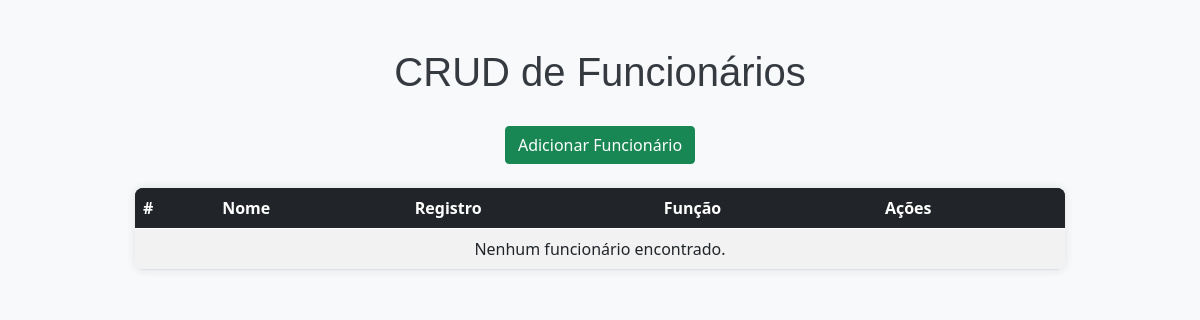
Page /indexFuncionarios/ on the earlier database version.
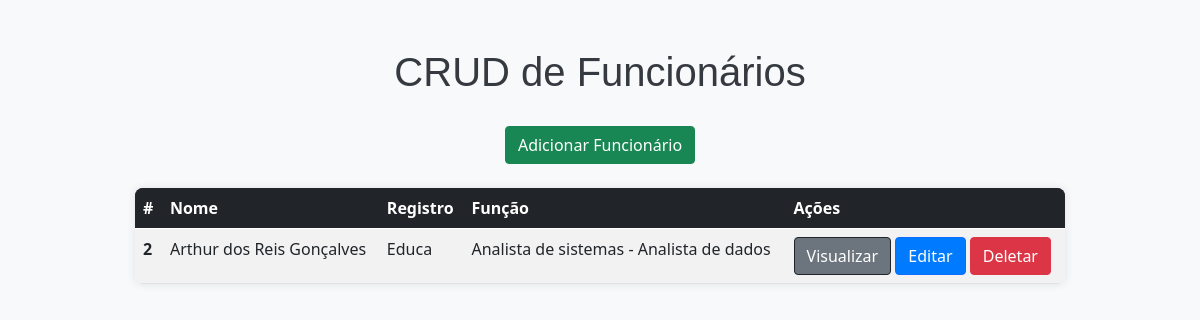
Same page on the later database version.
### app/models.py (models this page shows, shortened)
class Funcionarios(models.Model):
    cpf_validator = RegexValidator(
        r'^\d{11}$',  # Permite apenas 11 dígitos
        'O CPF deve ter 11 dígitos numéricos.'
    )
    nome = models.CharField(max_length=150)
    registro = models.CharField(max_length=50)
    funcao = models.CharField(max_length=100)
    data_nascimento = models.DateField()
    data_admissao = models.DateField()
    cpf = models.CharField(max_length=11, validators=[cpf_validator])
    conta_inter = models.CharField(max_length=20)
    ultimo_exame = models.DateField(null=True, blank=True)
    proximo_exame = models.DateField(null=True, blank=True)
    email = models.EmailField(max_length=100, validators=[EmailValidator()])
    salario = models.DecimalField(max_digits=10, decimal_places=2)

### app/views.py (the view)
# urls.py: path('indexFuncionarios/', indexFuncionarios, name='indexFuncionarios'),
def indexFuncionarios(request):
    data = {}
    data['db'] = Funcionarios.objects.all()
    return render(request, 'Funcionarios/indexFuncionarios.html', data)  # Substitua pelo nome correto do seu template

### app/templates/Funcionarios/indexFuncionarios.html (shortened to what this page needs)
<!DOCTYPE html>
<html lang="en">
<head>
    <link href="https://cdn.jsdelivr.net/npm/bootstrap@5.0.2/dist/css/bootstrap.min.css" rel="stylesheet">
</head>
<body>
    <div class="container mt-5">
        <div class="col-8 m-auto text-center">
            <h1>CRUD de Funcionários</h1>
            <a href="/form" class="btn btn-success mb-4">Adicionar Funcionário</a>
        </div>
        <div class="col-10 m-auto">
            <table class="table table-striped table-hover">
                <thead class="table-dark">
                  <tr>
                    <th scope="col">#</th>
                    <th scope="col">Nome</th>
                    <th scope="col">Registro</th>
                    <th scope="col">Função</th>
                    <th scope="col">Ações</th>
                  </tr>
                </thead>
                <tbody>
                  {% for funcionario in db %}
                    <tr>
                        <th scope="row">{{ funcionario.id }}</th>
                        <td>{{ funcionario.nome }}</td>
                        <td>{{ funcionario.registro }}</td>
                        <td>{{ funcionario.funcao }}</td>
                        <td>
                            <a href="{% url 'view' funcionario.id %}" class="btn btn-dark">Visualizar</a>
                            <a href="{% url 'edit' funcionario.id %}" class="btn btn-primary">Editar</a>
                            <a href="{% url 'delete' funcionario.id %}" class="btn btn-danger">Deletar</a>
                        </td>
                    </tr>
                  {% empty %}
                    <tr>
                        <td colspan="5" class="text-center">Nenhum funcionário encontrado.</td>
                    </tr>
                  {% endfor %}
                </tbody>
              </table>
        </div>
    </div>
</body>
</html>

Differences in the rows shown:
added Funcionarios: id "2", nome "Arthur dos Reis Gonçalves", registro "Educa", funcao "Analista de sistemas - Analista de dados"
Other differences:
text no longer shown: "Nenhum funcionário encontrado."
